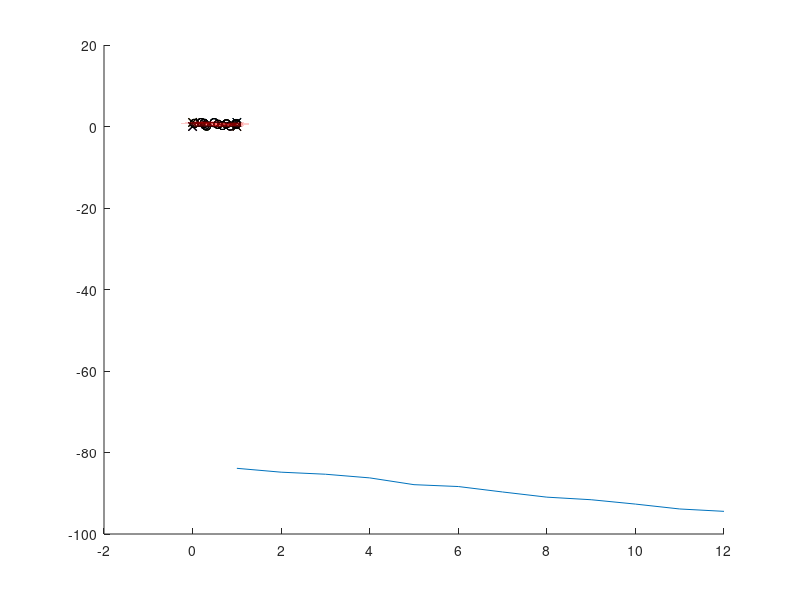

Source code (MATLAB):
clear;
%load 'Graph_250869629.txt'
%%ADD TWO node 
%Graph_250869629(26,1)=0.7115
%Graph_250869629(26,2)=0.2085
%Graph_250869629(27,1)=0.23
%Graph_250869629(27,2)=0.4405
node = [0.317 0.095;0.675 0.249;0.85 0.113;0.487 0.953;0.981 0.487;0.764 0.66;0.284 0.314;0.042 0.76;0.262 0.768;0.193 0.97;0.984 0.747;0.573 0.527]; 

numNodes = 12; 
CommR = 0.3;
SensR= 0.3; 
for i=1:numNodes 
%    node(i,1)=Graph_250869629(i,1)
%    x(i)= Graph_250869629(i,1)
    x(i)= node(i,1)
%    node(i,2)=Graph_250869629(i,2)
    y(i)=node(i,2)
end

figure()
hold on
    scatter(1,1,'x')
    scatter(1,0,'x')
    scatter(0,1,'x')
    scatter(0,0,'x')
    plot([1 0],[1 1],'k-x')
    plot([0 1],[0 0],'k-x')
    plot([1 1],[0 1],'k-x')
    plot([0 0],[1 0],'k-x')
for i=1:numNodes 
    scatter(node(i,1),node(i,2),'o')
end
for y=1:numNodes
    for j=1:numNodes
        Distance(y,j)=sqrt((node(y,1)-node(j,1))^2+(node(y,2)-node(j,2))^2)
    end
end 
c=0
test = 0
k=zeros([numNodes 1])
for i=1:numNodes
    c=c+1
    for y=1:c
        if Distance(i,y)<=CommR
            plot([node(i,1) node(y,1)],[node(i,2) node(y,2)],'k--o')
            k(i)=k(i)+1
        end
    end 
end 
for i=1:numNodes
    th = 0:pi/50:2*pi;
    xunit = SensR * cos(th) + node(i,1);
    yunit = SensR * sin(th) + node(i,2);
    h(i)=fill(xunit,yunit,'r','LineStyle','none')
    set(h(i),'facealpha',.2)
end 
    plot(h)